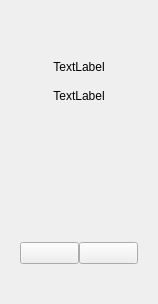
<?xml version="1.0" encoding="UTF-8"?>
<ui version="4.0">
 <class>CallWidget</class>
 <widget class="QWidget" name="CallWidget">
  <property name="geometry">
   <rect>
    <x>0</x>
    <y>0</y>
    <width>158</width>
    <height>304</height>
   </rect>
  </property>
  <property name="windowTitle">
   <string>Form</string>
  </property>
  <layout class="QVBoxLayout" name="verticalLayout">
   <property name="spacing">
    <number>15</number>
   </property>
   <property name="leftMargin">
    <number>0</number>
   </property>
   <property name="topMargin">
    <number>0</number>
   </property>
   <property name="rightMargin">
    <number>0</number>
   </property>
   <property name="bottomMargin">
    <number>0</number>
   </property>
   <item>
    <spacer name="verticalSpacer_2">
     <property name="orientation">
      <enum>Qt::Vertical</enum>
     </property>
     <property name="sizeType">
      <enum>QSizePolicy::Fixed</enum>
     </property>
     <property name="sizeHint" stdset="0">
      <size>
       <width>20</width>
       <height>60</height>
      </size>
     </property>
    </spacer>
   </item>
   <item>
    <widget class="QLabel" name="labelStep">
     <property name="text">
      <string>TextLabel</string>
     </property>
     <property name="alignment">
      <set>Qt::AlignCenter</set>
     </property>
    </widget>
   </item>
   <item>
    <widget class="QLabel" name="labelTime">
     <property name="text">
      <string>TextLabel</string>
     </property>
     <property name="alignment">
      <set>Qt::AlignCenter</set>
     </property>
    </widget>
   </item>
   <item>
    <spacer name="verticalSpacer">
     <property name="orientation">
      <enum>Qt::Vertical</enum>
     </property>
     <property name="sizeHint" stdset="0">
      <size>
       <width>20</width>
       <height>59</height>
      </size>
     </property>
    </spacer>
   </item>
   <item>
    <layout class="QHBoxLayout" name="horizontalLayout">
     <property name="spacing">
      <number>0</number>
     </property>
     <property name="leftMargin">
      <number>0</number>
     </property>
     <property name="rightMargin">
      <number>0</number>
     </property>
     <item>
      <spacer name="horizontalSpacer_2">
       <property name="orientation">
        <enum>Qt::Horizontal</enum>
       </property>
       <property name="sizeType">
        <enum>QSizePolicy::Fixed</enum>
       </property>
       <property name="sizeHint" stdset="0">
        <size>
         <width>20</width>
         <height>20</height>
        </size>
       </property>
      </spacer>
     </item>
     <item>
      <widget class="QPushButton" name="pushButtonAnswer">
       <property name="styleSheet">
        <string notr="true"/>
       </property>
       <property name="text">
        <string/>
       </property>
      </widget>
     </item>
     <item>
      <widget class="QPushButton" name="pushButtonCancel">
       <property name="text">
        <string/>
       </property>
      </widget>
     </item>
     <item>
      <spacer name="horizontalSpacer_3">
       <property name="orientation">
        <enum>Qt::Horizontal</enum>
       </property>
       <property name="sizeType">
        <enum>QSizePolicy::Fixed</enum>
       </property>
       <property name="sizeHint" stdset="0">
        <size>
         <width>20</width>
         <height>20</height>
        </size>
       </property>
      </spacer>
     </item>
    </layout>
   </item>
   <item>
    <spacer name="verticalSpacer_3">
     <property name="orientation">
      <enum>Qt::Vertical</enum>
     </property>
     <property name="sizeType">
      <enum>QSizePolicy::Fixed</enum>
     </property>
     <property name="sizeHint" stdset="0">
      <size>
       <width>20</width>
       <height>40</height>
      </size>
     </property>
    </spacer>
   </item>
  </layout>
 </widget>
 <resources/>
 <connections/>
</ui>
